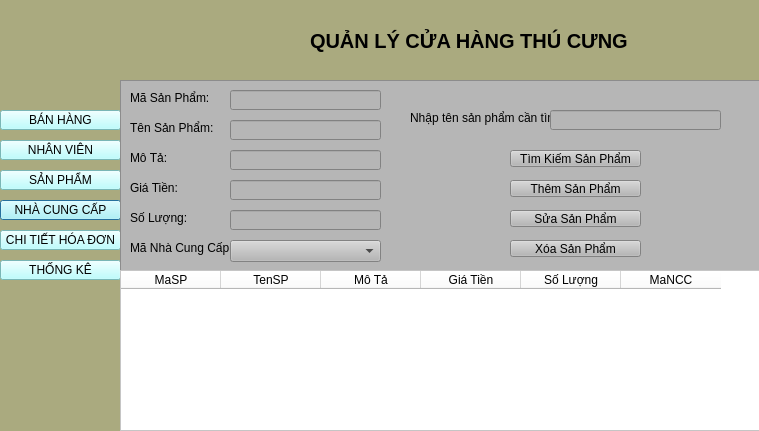
<?xml version="1.0" encoding="UTF-8"?>
<ui version="4.0">
 <class>Dialog</class>
 <widget class="QDialog" name="Dialog">
  <property name="geometry">
   <rect>
    <x>0</x>
    <y>0</y>
    <width>759</width>
    <height>431</height>
   </rect>
  </property>
  <property name="windowTitle">
   <string>Dialog</string>
  </property>
  <widget class="QWidget" name="widget_2" native="true">
   <property name="geometry">
    <rect>
     <x>120</x>
     <y>0</y>
     <width>641</width>
     <height>81</height>
    </rect>
   </property>
   <property name="styleSheet">
    <string notr="true">background-color: rgb(170, 170, 127);</string>
   </property>
   <widget class="QLabel" name="label">
    <property name="geometry">
     <rect>
      <x>190</x>
      <y>20</y>
      <width>371</width>
      <height>41</height>
     </rect>
    </property>
    <property name="font">
     <font>
      <pointsize>15</pointsize>
      <weight>75</weight>
      <bold>true</bold>
     </font>
    </property>
    <property name="text">
     <string>QUẢN LÝ CỬA HÀNG THÚ CƯNG</string>
    </property>
   </widget>
  </widget>
  <widget class="QWidget" name="widget" native="true">
   <property name="geometry">
    <rect>
     <x>0</x>
     <y>0</y>
     <width>121</width>
     <height>481</height>
    </rect>
   </property>
   <property name="styleSheet">
    <string notr="true">background-color: rgb(170, 170, 127);</string>
   </property>
   <widget class="QPushButton" name="pushButton_5">
    <property name="geometry">
     <rect>
      <x>0</x>
      <y>200</y>
      <width>121</width>
      <height>20</height>
     </rect>
    </property>
    <property name="styleSheet">
     <string notr="true">background-color: rgb(170, 255, 255);</string>
    </property>
    <property name="text">
     <string>NHÀ CUNG CẤP</string>
    </property>
   </widget>
   <widget class="QPushButton" name="pushButton_4">
    <property name="geometry">
     <rect>
      <x>0</x>
      <y>170</y>
      <width>121</width>
      <height>20</height>
     </rect>
    </property>
    <property name="styleSheet">
     <string notr="true">background-color: rgb(170, 255, 255);</string>
    </property>
    <property name="text">
     <string>SẢN PHẨM</string>
    </property>
   </widget>
   <widget class="QPushButton" name="pushButton_7">
    <property name="geometry">
     <rect>
      <x>0</x>
      <y>230</y>
      <width>121</width>
      <height>20</height>
     </rect>
    </property>
    <property name="styleSheet">
     <string notr="true">background-color: rgb(170, 255, 255);</string>
    </property>
    <property name="text">
     <string>CHI TIẾT HÓA ĐƠN</string>
    </property>
   </widget>
   <widget class="QPushButton" name="pushButton_8">
    <property name="geometry">
     <rect>
      <x>0</x>
      <y>260</y>
      <width>121</width>
      <height>20</height>
     </rect>
    </property>
    <property name="styleSheet">
     <string notr="true">background-color: rgb(170, 255, 255);</string>
    </property>
    <property name="text">
     <string>THỐNG KÊ</string>
    </property>
   </widget>
   <widget class="QPushButton" name="pushButton_3">
    <property name="geometry">
     <rect>
      <x>0</x>
      <y>140</y>
      <width>121</width>
      <height>20</height>
     </rect>
    </property>
    <property name="styleSheet">
     <string notr="true">background-color: rgb(170, 255, 255);</string>
    </property>
    <property name="text">
     <string>NHÂN VIÊN</string>
    </property>
   </widget>
   <widget class="QPushButton" name="pushButton_2">
    <property name="geometry">
     <rect>
      <x>0</x>
      <y>110</y>
      <width>121</width>
      <height>20</height>
     </rect>
    </property>
    <property name="styleSheet">
     <string notr="true">background-color: rgb(170, 255, 255);</string>
    </property>
    <property name="text">
     <string>BÁN HÀNG</string>
    </property>
   </widget>
  </widget>
  <widget class="QFrame" name="frame">
   <property name="geometry">
    <rect>
     <x>120</x>
     <y>80</y>
     <width>711</width>
     <height>351</height>
    </rect>
   </property>
   <property name="styleSheet">
    <string notr="true">background-color: rgb(255, 255, 255);</string>
   </property>
   <property name="frameShape">
    <enum>QFrame::StyledPanel</enum>
   </property>
   <property name="frameShadow">
    <enum>QFrame::Raised</enum>
   </property>
   <widget class="QFrame" name="frame_2">
    <property name="geometry">
     <rect>
      <x>0</x>
      <y>0</y>
      <width>641</width>
      <height>191</height>
     </rect>
    </property>
    <property name="styleSheet">
     <string notr="true">background-color: rgb(129, 129, 129);
background-color: rgb(182, 182, 182);</string>
    </property>
    <property name="frameShape">
     <enum>QFrame::StyledPanel</enum>
    </property>
    <property name="frameShadow">
     <enum>QFrame::Raised</enum>
    </property>
    <widget class="QLabel" name="label_2">
     <property name="geometry">
      <rect>
       <x>10</x>
       <y>10</y>
       <width>141</width>
       <height>16</height>
      </rect>
     </property>
     <property name="text">
      <string>Mã Sản Phẩm:</string>
     </property>
    </widget>
    <widget class="QLabel" name="label_3">
     <property name="geometry">
      <rect>
       <x>10</x>
       <y>40</y>
       <width>141</width>
       <height>16</height>
      </rect>
     </property>
     <property name="text">
      <string>Tên Sản Phẩm:</string>
     </property>
    </widget>
    <widget class="QLabel" name="label_4">
     <property name="geometry">
      <rect>
       <x>10</x>
       <y>70</y>
       <width>111</width>
       <height>16</height>
      </rect>
     </property>
     <property name="text">
      <string>Mô Tả:</string>
     </property>
    </widget>
    <widget class="QLabel" name="label_5">
     <property name="geometry">
      <rect>
       <x>10</x>
       <y>100</y>
       <width>131</width>
       <height>16</height>
      </rect>
     </property>
     <property name="text">
      <string>Giá Tiền:</string>
     </property>
    </widget>
    <widget class="QLabel" name="label_6">
     <property name="geometry">
      <rect>
       <x>10</x>
       <y>130</y>
       <width>141</width>
       <height>16</height>
      </rect>
     </property>
     <property name="text">
      <string>Số Lượng:</string>
     </property>
    </widget>
    <widget class="QLabel" name="label_7">
     <property name="geometry">
      <rect>
       <x>10</x>
       <y>160</y>
       <width>211</width>
       <height>16</height>
      </rect>
     </property>
     <property name="text">
      <string>Mã Nhà Cung Cấp:</string>
     </property>
    </widget>
    <widget class="QLineEdit" name="lineEdit">
     <property name="geometry">
      <rect>
       <x>110</x>
       <y>10</y>
       <width>151</width>
       <height>20</height>
      </rect>
     </property>
    </widget>
    <widget class="QLineEdit" name="lineEdit_2">
     <property name="geometry">
      <rect>
       <x>110</x>
       <y>40</y>
       <width>151</width>
       <height>20</height>
      </rect>
     </property>
    </widget>
    <widget class="QLineEdit" name="lineEdit_3">
     <property name="geometry">
      <rect>
       <x>110</x>
       <y>70</y>
       <width>151</width>
       <height>20</height>
      </rect>
     </property>
    </widget>
    <widget class="QLineEdit" name="lineEdit_4">
     <property name="geometry">
      <rect>
       <x>110</x>
       <y>100</y>
       <width>151</width>
       <height>20</height>
      </rect>
     </property>
    </widget>
    <widget class="QLineEdit" name="lineEdit_5">
     <property name="geometry">
      <rect>
       <x>110</x>
       <y>130</y>
       <width>151</width>
       <height>20</height>
      </rect>
     </property>
    </widget>
    <widget class="QComboBox" name="comboBox">
     <property name="geometry">
      <rect>
       <x>110</x>
       <y>160</y>
       <width>151</width>
       <height>22</height>
      </rect>
     </property>
    </widget>
    <widget class="QPushButton" name="pushButton">
     <property name="geometry">
      <rect>
       <x>390</x>
       <y>100</y>
       <width>131</width>
       <height>17</height>
      </rect>
     </property>
     <property name="text">
      <string>Thêm Sản Phẩm</string>
     </property>
    </widget>
    <widget class="QPushButton" name="pushButton_9">
     <property name="geometry">
      <rect>
       <x>390</x>
       <y>130</y>
       <width>131</width>
       <height>17</height>
      </rect>
     </property>
     <property name="text">
      <string>Sửa Sản Phẩm</string>
     </property>
    </widget>
    <widget class="QPushButton" name="pushButton_10">
     <property name="geometry">
      <rect>
       <x>390</x>
       <y>160</y>
       <width>131</width>
       <height>17</height>
      </rect>
     </property>
     <property name="text">
      <string>Xóa Sản Phẩm</string>
     </property>
    </widget>
    <widget class="QLabel" name="label_14">
     <property name="geometry">
      <rect>
       <x>290</x>
       <y>30</y>
       <width>271</width>
       <height>16</height>
      </rect>
     </property>
     <property name="text">
      <string>Nhập tên sản phẩm cần tìm:</string>
     </property>
    </widget>
    <widget class="QLineEdit" name="lineEdit_11">
     <property name="geometry">
      <rect>
       <x>430</x>
       <y>30</y>
       <width>171</width>
       <height>20</height>
      </rect>
     </property>
    </widget>
    <widget class="QPushButton" name="pushButton_11">
     <property name="geometry">
      <rect>
       <x>390</x>
       <y>70</y>
       <width>131</width>
       <height>17</height>
      </rect>
     </property>
     <property name="text">
      <string>Tìm Kiếm Sản Phẩm</string>
     </property>
    </widget>
   </widget>
   <widget class="QTableWidget" name="tableWidget">
    <property name="geometry">
     <rect>
      <x>0</x>
      <y>190</y>
      <width>641</width>
      <height>161</height>
     </rect>
    </property>
    <column>
     <property name="text">
      <string>MaSP</string>
     </property>
    </column>
    <column>
     <property name="text">
      <string>TenSP</string>
     </property>
    </column>
    <column>
     <property name="text">
      <string>Mô Tả</string>
     </property>
    </column>
    <column>
     <property name="text">
      <string>Giá Tiền</string>
     </property>
    </column>
    <column>
     <property name="text">
      <string>Số Lượng</string>
     </property>
    </column>
    <column>
     <property name="text">
      <string>MaNCC</string>
     </property>
    </column>
   </widget>
  </widget>
 </widget>
 <resources/>
 <connections/>
</ui>
